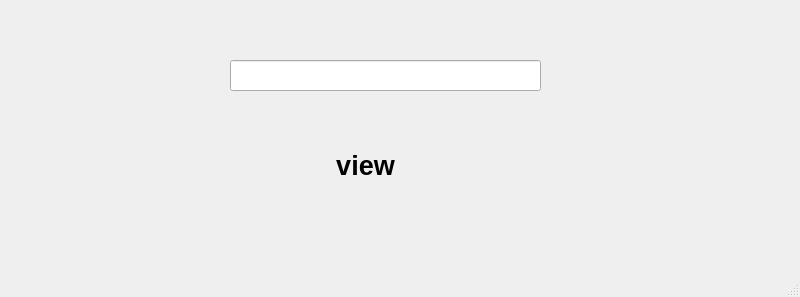
<?xml version="1.0" encoding="UTF-8"?>
<ui version="4.0">
 <class>MainWindow</class>
 <widget class="QMainWindow" name="MainWindow">
  <property name="geometry">
   <rect>
    <x>0</x>
    <y>0</y>
    <width>800</width>
    <height>297</height>
   </rect>
  </property>
  <property name="font">
   <font>
    <pointsize>20</pointsize>
    <weight>50</weight>
    <bold>false</bold>
   </font>
  </property>
  <property name="windowTitle">
   <string>MainWindow</string>
  </property>
  <widget class="QWidget" name="centralwidget">
   <widget class="QLineEdit" name="lineEdit">
    <property name="geometry">
     <rect>
      <x>230</x>
      <y>60</y>
      <width>311</width>
      <height>31</height>
     </rect>
    </property>
    <property name="font">
     <font>
      <pointsize>20</pointsize>
      <weight>75</weight>
      <bold>true</bold>
     </font>
    </property>
    <property name="alignment">
     <set>Qt::AlignCenter</set>
    </property>
   </widget>
   <widget class="QLabel" name="label">
    <property name="geometry">
     <rect>
      <x>300</x>
      <y>150</y>
      <width>131</width>
      <height>31</height>
     </rect>
    </property>
    <property name="font">
     <font>
      <pointsize>20</pointsize>
      <weight>75</weight>
      <bold>true</bold>
     </font>
    </property>
    <property name="text">
     <string>view</string>
    </property>
    <property name="alignment">
     <set>Qt::AlignCenter</set>
    </property>
   </widget>
  </widget>
  <widget class="QMenuBar" name="menubar">
   <property name="geometry">
    <rect>
     <x>0</x>
     <y>0</y>
     <width>800</width>
     <height>42</height>
    </rect>
   </property>
  </widget>
  <widget class="QStatusBar" name="statusbar"/>
 </widget>
 <resources/>
 <connections/>
</ui>
